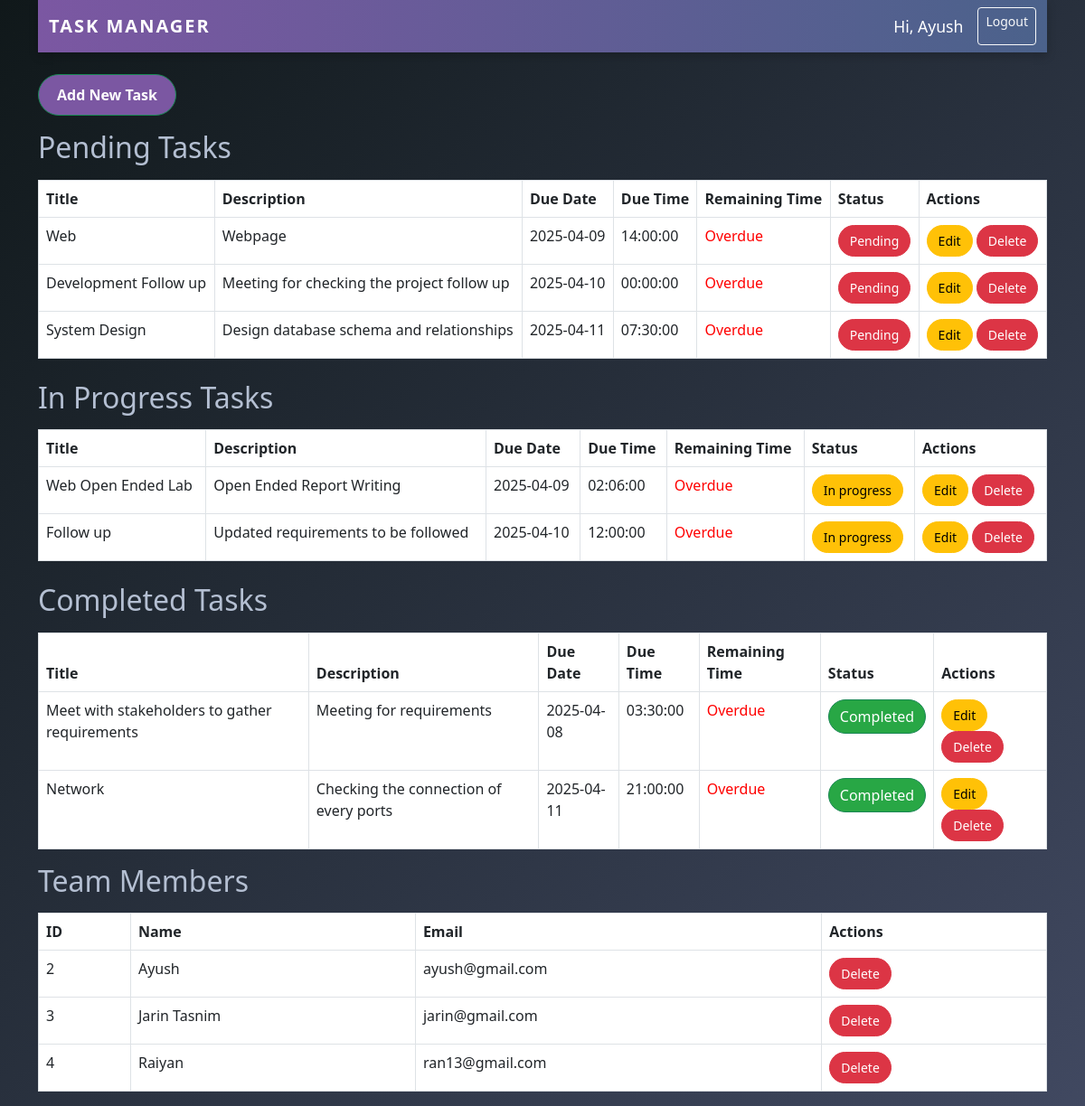
/admin_dashboard.php (signed in), run on the app's committed database.
### tables this page shows
CREATE TABLE `tasks` (
  `id` int(11) NOT NULL,
  `user_id` int(11) NOT NULL,
  `title` varchar(255) NOT NULL,
  `description` text DEFAULT NULL,
  `due_date` date DEFAULT NULL,
  `status` enum('pending','in_progress','completed') DEFAULT 'pending',
  `due_time` time DEFAULT NULL
);

CREATE TABLE `users` (
  `id` int(11) NOT NULL,
  `name` varchar(100) NOT NULL,
  `email` varchar(100) NOT NULL,
  `password` varchar(255) NOT NULL
);

### admin_dashboard.php (the view, shortened to what this page needs)
<?php
require 'config.php';
require 'header.php';
$stmtPending = $conn->prepare("SELECT * FROM tasks WHERE status = 'pending' ORDER BY due_date");
$stmtPending->execute();
$pendingTasks = $stmtPending->fetchAll(PDO::FETCH_ASSOC);
$stmtInProgress = $conn->prepare("SELECT * FROM tasks WHERE status = 'in_progress' ORDER BY due_date");
$stmtInProgress->execute();
$inProgressTasks = $stmtInProgress->fetchAll(PDO::FETCH_ASSOC);
$stmtCompleted = $conn->prepare("SELECT * FROM tasks WHERE status = 'completed' ORDER BY due_date");
$stmtCompleted->execute();
$completedTasks = $stmtCompleted->fetchAll(PDO::FETCH_ASSOC);
$stmtUsers = $conn->prepare("SELECT * FROM users WHERE id > 1");
$stmtUsers->execute();
$users = $stmtUsers->fetchAll(PDO::FETCH_ASSOC);
?>
<!DOCTYPE html>
<html>
<head>
  <link href="https://cdn.jsdelivr.net/npm/bootstrap@5.3.0/dist/css/bootstrap.min.css" rel="stylesheet">
</head>
<body class="container">
<a href="add_task.php" class="btn btn-success mb-3" style="background-color: rgb(123, 87, 162);">Add New Task</a>
<h2 class="mb-3 header-color">Pending Tasks</h2>
<table class="table table-bordered mb-4" id="pending-tasks">
    <thead>
        <tr><th>Title</th><th>Description</th><th>Due Date</th><th>Due Time</th><th>Remaining Time</th><th>Status</th><th>Actions</th></tr>
    </thead>
    <tbody>
    <?php foreach ($pendingTasks as $task): ?>
        <?php
            $status = $task['status'];
            $statusClass = '';
            if ($status === 'pending') $statusClass = 'btn-danger';
            elseif ($status === 'in_progress') $statusClass = 'btn-warning';
            elseif ($status === 'completed') $statusClass = 'btn-success';
        ?>
        <tr class="task-row" data-status="<?= $status ?>" data-id="<?= $task['id'] ?>">
            <td><?= htmlspecialchars($task['title']) ?></td>
            <td><?= htmlspecialchars($task['description']) ?></td>
            <td><?= $task['due_date'] ?></td>
            <td><?= $task['due_time'] ?></td>
            <td class="remaining-time" data-duedate="<?= $task['due_date'] ?>" data-duetime="<?= $task['due_time'] ?>"></td>
            <td>
                <button class="btn btn-sm <?= $statusClass ?> status-btn" data-id="<?= $task['id'] ?>" data-status="<?= $status ?>">
                    <?= ucfirst(str_replace('_', ' ', $status)) ?>
                </button>
            </td>
            <td>
                <a href="edit_task.php?id=<?= $task['id'] ?>" class="btn btn-sm btn-warning">Edit</a>
                <a href="delete_task.php?id=<?= $task['id'] ?>" class="btn btn-sm btn-danger" onclick="return confirm('Delete this task?');">Delete</a>
            </td>
        </tr>
    <?php endforeach; ?>
    </tbody>
</table>
<h2 class="mb-3 header-color">In Progress Tasks</h2>
<table class="table table-bordered mb-4" id="in-progress-tasks">
    <thead>
        <tr><th>Title</th><th>Description</th><th>Due Date</th><th>Due Time</th><th>Remaining Time</th><th>Status</th><th>Actions</th></tr>
    </thead>
    <tbody>
    <?php foreach ($inProgressTasks as $task): ?>
        <?php
            $status = $task['status'];
            $statusClass = '';
            if ($status === 'pending') $statusClass = 'btn-danger';
            elseif ($status === 'in_progress') $statusClass = 'btn-warning';
            elseif ($status === 'completed') $statusClass = 'btn-success';
        ?>
        <tr class="task-row" data-status="<?= $status ?>" data-id="<?= $task['id'] ?>">
            <td><?= htmlspecialchars($task['title']) ?></td>
            <td><?= htmlspecialchars($task['description']) ?></td>
            <td><?= $task['due_date'] ?></td>
            <td><?= $task['due_time'] ?></td>
            <td class="remaining-time" data-duedate="<?= $task['due_date'] ?>" data-duetime="<?= $task['due_time'] ?>"></td>
            <td>
                <button class="btn btn-sm <?= $statusClass ?> status-btn" data-id="<?= $task['id'] ?>" data-status="<?= $status ?>">
                    <?= ucfirst(str_replace('_', ' ', $status)) ?>
                </button>
            </td>
            <td>
                <a href="edit_task.php?id=<?= $task['id'] ?>" class="btn btn-sm btn-warning">Edit</a>
                <a href="delete_task.php?id=<?= $task['id'] ?>" class="btn btn-sm btn-danger" onclick="return confirm('Delete this task?');">Delete</a>
            </td>
        </tr>
    <?php endforeach; ?>
    </tbody>
</table>
<h2 class="mb-3 header-color">Completed Tasks</h2>
<table class="table table-bordered" id="completed-tasks">
    <thead>
        <tr><th>Title</th><th>Description</th><th>Due Date</th><th>Due Time</th><th>Remaining Time</th><th>Status</th><th>Actions</th></tr>
    </thead>
    <tbody>
    <?php foreach ($completedTasks as $task): ?>
        <?php
            $status = $task['status'];
            $statusClass = '';
            if ($status === 'pending') $statusClass = 'btn-danger';
            elseif ($status === 'in_progress') $statusClass = 'btn-warning';
            elseif ($status === 'completed') $statusClass = 'btn-success';
        ?>
        <tr class="task-row" data-status="<?= $status ?>" data-id="<?= $task['id'] ?>">
            <td><?= htmlspecialchars($task['title']) ?></td>
            <td><?= htmlspecialchars($task['description']) ?></td>
            <td><?= $task['due_date'] ?></td>
            <td><?= $task['due_time'] ?></td>
            <td class="remaining-time" data-duedate="<?= $task['due_date'] ?>" data-duetime="<?= $task['due_time'] ?>"></td>
            <td>
                <button class="btn btn-sm <?= $statusClass ?> status-btn" data-id="<?= $task['id'] ?>" data-status="<?= $status ?>">
                    <?= ucfirst(str_replace('_', ' ', $status)) ?>
                </button>
            </td>
            <td>
                <a href="edit_task.php?id=<?= $task['id'] ?>" class="btn btn-sm btn-warning">Edit</a>
                <a href="delete_task.php?id=<?= $task['id'] ?>" class="btn btn-sm btn-danger" onclick="return confirm('Delete this task?');">Delete</a>
            </td>
        </tr>
    <?php endforeach; ?>
    </tbody>
</table>
<h2 class="mb-3 header-color">Team Members</h2>
<table class="table table-bordered">
    <thead>
        <tr><th>ID</th><th>Name</th><th>Email</th><th>Actions</th></tr>
    </thead>
    <tbody>
    <?php foreach ($users as $user): ?>
        <tr>
            <td><?= htmlspecialchars($user['id']) ?></td>
            <td><?= htmlspecialchars($user['name']) ?></td>
            <td><?= htmlspecialchars($user['email']) ?></td>
            <td>
                <a href="delete_user.php?id=<?= $user['id'] ?>" class="btn btn-sm btn-danger" onclick="return confirm('Are you sure you want to delete this user?');">Delete</a>
            </td>
        </tr>
    <?php endforeach; ?>
    </tbody>
</table>
</body>
</html>

### admin_dashboard.php (style rules this page uses)
body { background: linear-gradient(135deg, rgb(16, 24, 26), rgb(113, 121, 167), rgb(164, 117, 135)); background-size: 400% 400%; animation: gradientBackground 6s ease infinite; }
.btn-success { background-color: #28a745; border-radius: 30px; padding: 10px 20px; font-size: 1rem; font-weight: 600; transition: all 0.3s ease-in-out; }
table { border-collapse: collapse; width: 100%; }
table th, table td { text-align: left; padding: 12px; border-bottom: 1px solid #ddd; }
table th { background-color: #f8f9fa; font-weight: 600; color: #333; }
.status-btn { border-radius: 20px; font-weight: 500; padding: 6px 12px; transition: all 0.3s ease-in-out; }
.btn-warning, .btn-danger { border-radius: 20px; padding: 6px 12px; font-weight: 500; transition: all 0.3s ease-in-out; }
.header-color { color: rgb(180, 191, 210); }

### data on the page
tasks: title "Web", description "Webpage", due_date "2025-04-09", due_time "14:00:00", status "Pending"
tasks: title "Development Follow up", description "Meeting for checking the project follow up", due_date "2025-04-10", due_time "00:00:00", status "Pending"
tasks: title "System Design", description "Design database schema and relationships", due_date "2025-04-11", due_time "07:30:00", status "Pending"
tasks: title "Web Open Ended Lab", description "Open Ended Report Writing", due_date "2025-04-09", due_time "02:06:00", status "In progress"
tasks: title "Follow up", description "Updated requirements to be followed", due_date "2025-04-10", due_time "12:00:00", status "In progress"
tasks: title "Meet with stakeholders to gather requirements", description "Meeting for requirements", due_date "2025-04-08", due_time "03:30:00", status "Completed"
tasks: title "Network", description "Checking the connection of every ports", due_date "2025-04-11", due_time "21:00:00", status "Completed"
users: id "2", name "Ayush", email "ayush@gmail.com"
users: id "3", name "Jarin Tasnim", email "jarin@gmail.com"
users: id "4", name "Raiyan", email "ran13@gmail.com"

### other printed values
$_SESSION['user_name'] "Ayush"
